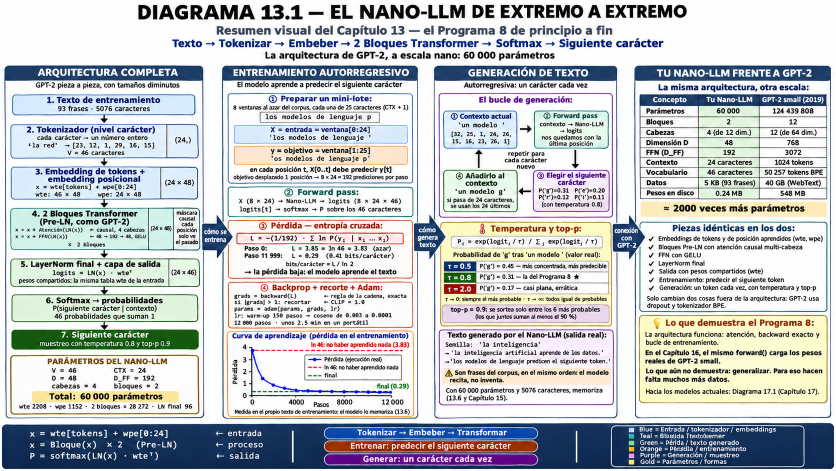
#> input picture diagramas/originales/d13_1_autor_2026-11-04b.png, 1672 x 941 px, found by its file name (shown at 1/2 size)
$ python fix_d13_1_d17_1.py
#> lines starting #> are read from the running program, lines starting #| are printed output that depends on the picture
# SPDX-License-Identifier: MIT  (© 2026 Carlos Soria Martínez; ver LICENSE)
"""Diagramas 13.1 y 17.1 regenerados por el autor (4-11-2026) con los prompts nuevos: tres erratas de la
ilustración, corregidas sobre la imagen (originales en diagramas/originales/*_autor_2026-11-04.png).

13.1  (segunda versión del autor, d13_1_autor_2026-11-04b.png, con la cabecera corregida)
      · Paso 6: «46 probabiidades que suman 1» → «46 probabilidades que suman 1».
      · Fórmula de la pérdida: «P(y₁ | x₁ … x₁)» → «P(yₜ | x₁ … xₜ)» (los subíndices t, como en 13.3).
      · Leyenda: «Trantformer» y «Geneneción», y los nombres de los colores en inglés → leyenda en español,
        como la del Diagrama 17.1.
17.1  · «un modelo de solo 57 000 parámetros» → «58 000», como en el texto de 17.x (el Programa RZ-2 tiene
        57 696; el prompt decía 57 000 por error)."""
from PIL import Image, ImageDraw, ImageFont

D = 'originales/'
INTER_SB = '/usr/share/fonts/opentype/inter/Inter-SemiBold.otf'
INTER_M = '/usr/share/fonts/opentype/inter/Inter-Medium.otf'
MONO_B = '/usr/share/fonts/truetype/dejavu/DejaVuSansMono-Bold.ttf'
SANS = '/usr/share/fonts/truetype/dejavu/DejaVuSans.ttf'


def texto_en(draw, x, y_centro, s, fuente, color):
    b = draw.textbbox((0, 0), s, font=fuente)
    draw.text((x - b[0], y_centro - (b[1] + b[3]) / 2), s, font=fuente, fill=color)


# ---------------------------------------------------------------- 13.1
im = Image.open(D + 'd13_1_autor_2026-11-04b.png').convert('RGB')
#> im is the input picture: PIL image 1672x941 RGB; mean R, G, B 191.9, 195.7, 198.6
dr = ImageDraw.Draw(im)
# paso 6: la línea entera, centrada donde estaba y con el mismo ancho
dr.rectangle((104, 625, 313, 641), fill=(224, 244, 221))
linea = '46 probabilidades que suman 1'
tam = 8
while ImageFont.truetype(INTER_M, tam + 1).getlength(linea) <= 199:
    tam += 1
f6 = ImageFont.truetype(INTER_M, tam)
b = dr.textbbox((0, 0), linea, font=f6)
#> b = (0, 2, 193, 16)
dr.text((208 - (b[0] + b[2]) / 2, 637 - b[3] + (b[3] - dr.textbbox((0, 0), '4', font=f6)[3])), linea, font=f6, fill=(0, 0, 0))
fondo_formula, tinta = (252, 236, 234), (38, 31, 30)
sub = ImageFont.truetype(MONO_B, 9)
for x0, x1 in ((685, 691), (765, 771)):            # subíndice de y y del último x
    dr.rectangle((x0, 477, x1, 485), fill=fondo_formula)
    b = dr.textbbox((0, 0), 't', font=sub)
    dr.text(((x0 + x1) / 2 - (b[0] + b[2]) / 2, 484 - b[3]), 't', font=sub, fill=tinta)
#> this loop made 2 passes
#> b on passes 1 to 2: (0, 3, 5, 9), (0, 3, 5, 9)
navy, blanco = (18, 48, 88), (255, 255, 255)
dr.rectangle((1276, 853, 1598, 929), fill=navy)
f = ImageFont.truetype(INTER_SB, 12)
for yc, s in zip((859, 871.5, 884.5, 897.5, 910, 922.5),
                 ('Azul = Entrada / tokenizador / embeddings', 'Verde azulado = Bloques Transformer',
                  'Verde = Salida / texto generado', 'Naranja = Pérdida / entrenamiento',
                  'Morado = Generación / muestreo', 'Dorado = Parámetros / formas')):
    texto_en(dr, 1280, yc, s, f, blanco)
im.save('Diagrama_13.1.png', optimize=True)
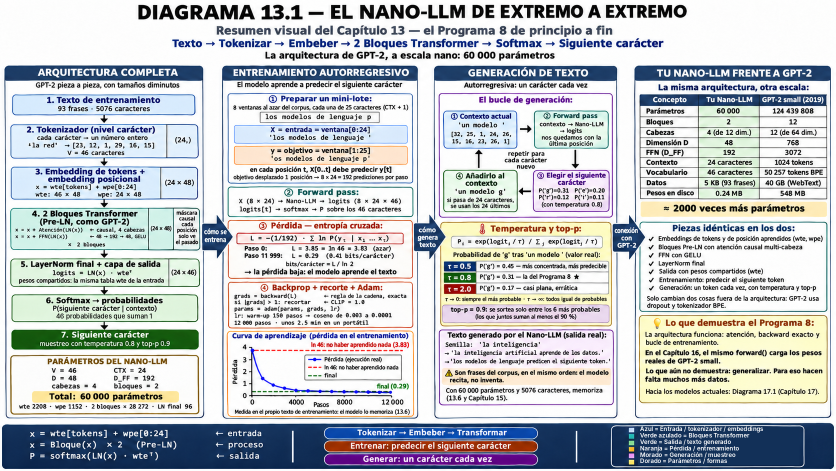
#> saved as Diagrama_13.1.png: PIL image 1672x941 RGB (shown at 1/2 size); mean R, G, B 191.9, 195.7, 198.6

# ---------------------------------------------------------------- 17.1
im = Image.open(D + 'd17_1_autor_2026-11-04.png').convert('RGB')
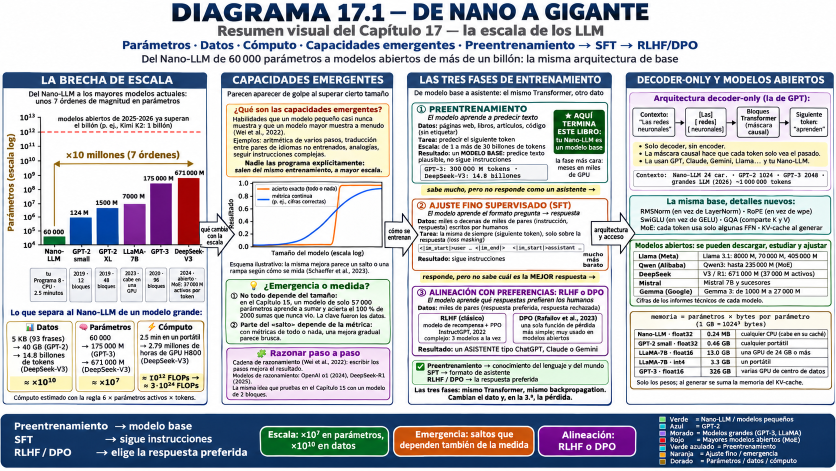
#> input picture diagramas/originales/d17_1_autor_2026-11-04.png, 1672 x 941 px, found by its file name (shown at 1/2 size)
#> im is the input picture: PIL image 1672x941 RGB; mean R, G, B 191.8, 194.1, 198.8
dr = ImageDraw.Draw(im)
fondo, tinta = (242, 251, 241), (20, 22, 20)
dr.rectangle((711, 599, 719, 611), fill=fondo)      # el «7» de «57 000»
f = ImageFont.truetype(SANS, 13)
b = dr.textbbox((0, 0), '8', font=f)
#> b = (0, 4, 8, 13)
dr.text((715 - (b[0] + b[2]) / 2, 609.5 - b[3]), '8', font=f, fill=tinta, stroke_width=0)
dr.text((715.4 - (b[0] + b[2]) / 2, 609.5 - b[3]), '8', font=f, fill=tinta)   # un poco más de peso, como sus vecinas
im.save('Diagrama_17.1.png', optimize=True)
print('ok')
